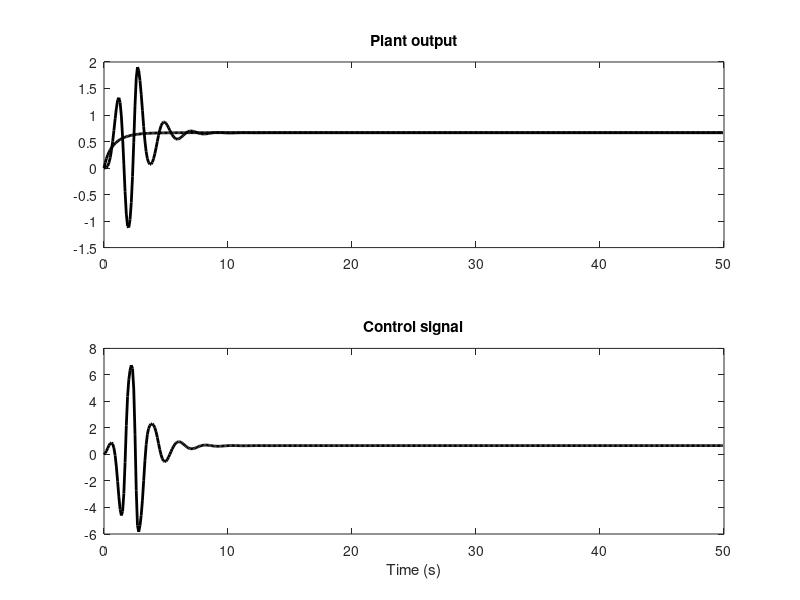
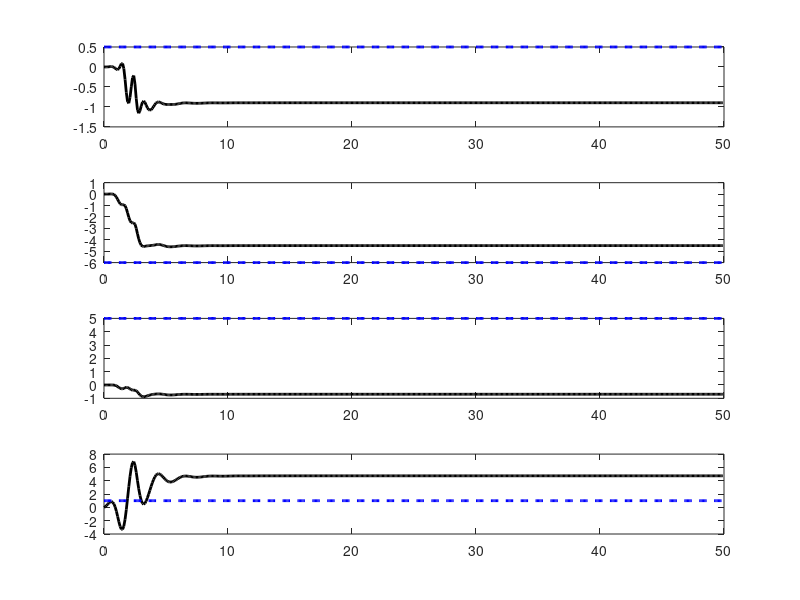

The MATLAB source for these figures, in order:
%by Prof. Josenalde Oliveira, PEM - UFRN @2023
% MRAC order 2

close all
clear all

%%%%%%%%%%%%%%%%%%%%%%%%%%%
% simulation data - second order system
% y/u = b1 / (s^2 + a1s + a2)
%%%%%%%%%%%%%%%%%%%%%%%%%%%
pkg load control;
pkg load signal;

% system

kp = 1;
b1 = 1;
a1 = -2;
a2 = 1;

gs = tf([0 kp b1], [1 a1 a2]);

% reference model

km = 1;
bm1 = 2;
am1 = 4;
am2 = 3;

ms = tf([0 km bm1], [1 am1 am2]);

[A, B, C, D] = tf2ss(gs);
[Am, Bm, Cm, Dm] = tf2ss(ms);

dt = 0.1;
tMax = 50;

lambda1 = 2; %for IO filters v1,v2
gamma = 2; %for g vector used for IO filter's calculation

gamma1 = 1; % adaptative gain for \theta_v11
gamma2= 2; % adaptive gain for \theta_2
gamma3 = 1; % adaptative gain for \theta_v21
gamma4 = 10; % adaptive gain for \theta_4

% initializations
t = 0;
u = zeros(1, tMax/dt + 2);
r = ones(1, tMax/dt + 2);

y = zeros(1, tMax/dt + 2);
ym = zeros(1, tMax/dt + 2);
e = zeros(1, tMax/dt + 2);
theta_v1 = zeros(1, tMax/dt + 2);
theta_2 = zeros(1, tMax/dt + 2);
theta_v2 = zeros(1, tMax/dt + 2);
theta_4 = zeros(1, tMax/dt + 2);

theta_v1_star = ((bm1 - b1) / gamma)*ones(1, tMax/dt + 2);
theta_2_star = ((a1 - am1) / kp) *ones(1, tMax/dt + 2);
theta_v2_star = ((a2 - am2 - kp*((a1 - am1) / kp)*bm1)/(kp*gamma))*ones(1, tMax/dt + 2);
theta_4_star = (km/kp)*ones(1, tMax/dt + 2);

tplot = zeros(1, tMax/dt + 2);
k = 2;

X(:,1) = [0;0];
Xm(:,1) = [0;0];
v1 = zeros(1, tMax/dt + 2);
v2 = zeros(1, tMax/dt + 2);

g = gamma;

while (t < tMax)

   dotX = A*X(:,k-1) + B*u(k-1);
   X(:,k) = X(:,k-1) + dt*(dotX);
   y(:,k) = C*X(:,k);

   dotXm = Am*Xm(:,k-1) + Bm*r(k-1);
   Xm(:,k) = Xm(:,k-1) + dt*(dotXm);
   ym(:,k) = Cm*Xm(:,k);

   dotv1 = -lambda1*v1(k-1) + g*u(k-1);
   v1(k) = v1(k-1) + dt*(dotv1);

   dotv2 = -lambda1*v2(k-1) + g*y(k);
   v2(k) = v2(k-1) + dt*(dotv2);

   e(k) = y(k) - ym(k);

   % Lyapunov-based laws
   theta_v1(k) = theta_v1(k-1) + dt*(-gamma1 * e(k) * v1(k));
   theta_2(k) = theta_2(k-1) + dt*(-gamma2 * e(k) * y(k));
   theta_v2(k) = theta_v2(k-1) + dt*(-gamma3 * e(k) * v2(k));
   theta_4(k) = theta_4(k-1) + dt*(-gamma4 * e(k) * r(k));

   u(k) = theta_v1(k)*v1(k) + theta_2(k)*y(k) + theta_v2(k)*v2(k) + theta_4(k)*r(k);
   t = t + dt;
   tplot(k) = t;
   k = k + 1;
endwhile
##
subplot(2,1,1);
plot(tplot(1:length(tplot)-2), y(1,1:length(tplot)-2), 'k', 'LineWidth', 2, tplot(1:length(tplot)-2), ym(1,1:length(tplot)-2), 'k', 'LineWidth', 2);
title('Plant output');
subplot(2,1,2);
plot(tplot(1:length(tplot)-2), u(1,1:length(tplot)-2), 'k', 'LineWidth', 2);
title('Control signal');
xlabel('Time (s)');
figure;
subplot(4,1,1);
plot(tplot(1:length(tplot)-2), theta_v1(1:length(tplot)-2), 'k', 'LineWidth', 2, tplot(1:length(tplot)-2), theta_v1_star(1:length(tplot)-2), 'b--', 'LineWidth', 2);
subplot(4,1,2);
plot(tplot(1:length(tplot)-2), theta_2(1:length(tplot)-2), 'k', 'LineWidth', 2, tplot(1:length(tplot)-2), theta_2_star(1:length(tplot)-2), 'b--', 'LineWidth', 2);
subplot(4,1,3);
plot(tplot(1:length(tplot)-2), theta_v2(1:length(tplot)-2), 'k', 'LineWidth', 2, tplot(1:length(tplot)-2), theta_v2_star(1:length(tplot)-2), 'b--', 'LineWidth', 2);
subplot(4,1,4);
plot(tplot(1:length(tplot)-2), theta_4(1:length(tplot)-2), 'k', 'LineWidth', 2, tplot(1:length(tplot)-2), theta_4_star(1:length(tplot)-2), 'b--', 'LineWidth', 2);


